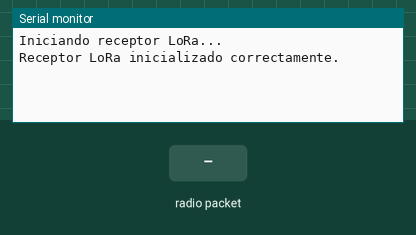
The sketch below on a simulated Arduino Uno, built with avr-gcc and run on an emulated ATmega328P. Shown: the last lines printed to the serial monitor. The test bench sets the inputs (shaded band). No radio packets arrive unless stated.

Above: at 1.2 s.
1.3 s: radio packet "1" arrives
At 2.5 s:
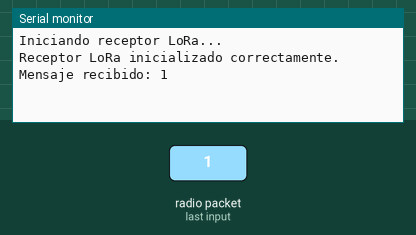
2.8 s: radio packet "0" arrives
At 3.7 s:
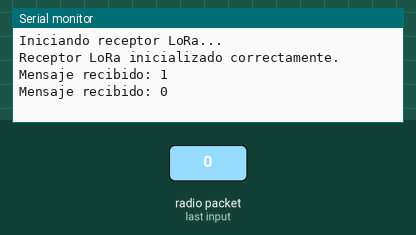
4.3 s: radio packet "2" arrives
At 4.8 s:
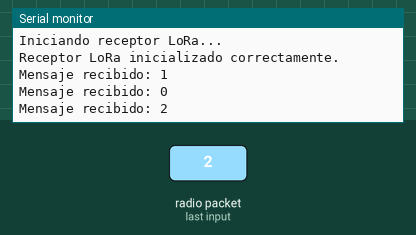

The sketch:

RECEPTOR.ino
```cpp
/*
  Autor:  Prof. Damián Rimoldi
          UTN FRH - GLT
          Mayo 2025

*/

#include <SPI.h>
#include <LoRa.h>

#define SS 5
#define DI0 17

void setup() {
  Serial.begin(9600);
  while (!Serial);

  Serial.println("Iniciando receptor LoRa...");

  LoRa.setPins(SS, -1, DI0);  // -1 para indicar que no se usa el pin RESET

  if (!LoRa.begin(433E6)) {
    Serial.println("Fallo en la inicialización de LoRa!");
    while (1);
  }

  Serial.println("Receptor LoRa inicializado correctamente.");
}

void loop() {
  int packetSize = LoRa.parsePacket();
  if (packetSize) {
    String mensaje = "";
    while (LoRa.available()) {
      mensaje += (char)LoRa.read();
    }
    Serial.print("Mensaje recibido: ");
    Serial.println(mensaje);
  }
}
```

Measured:
- after the input at 1.3 s, the serial monitor: prints a new line at once (image 1)
- after the input at 2.8 s, the serial monitor: prints a new line at once (image 2)
- after the input at 4.3 s, the serial monitor: prints a new line at once (image 3)
